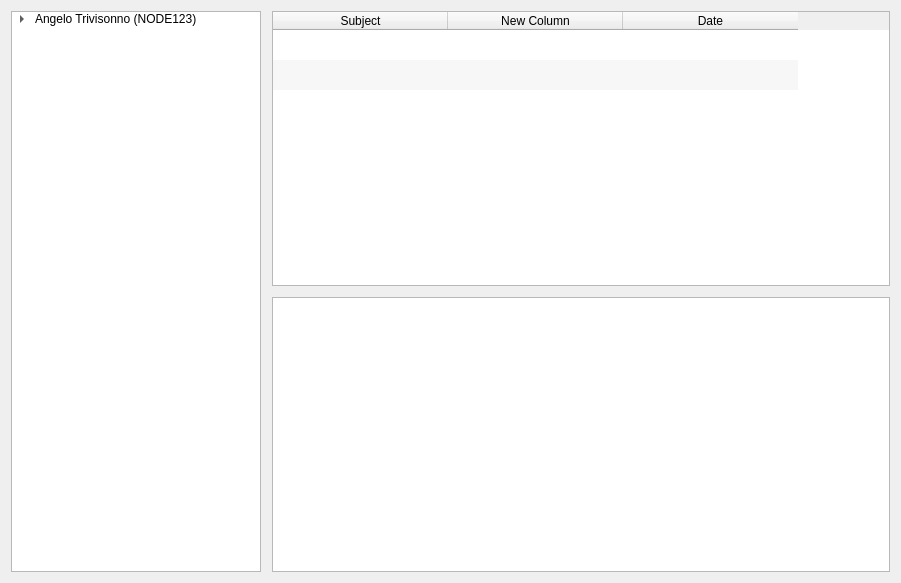
<?xml version="1.0" encoding="UTF-8"?>
<ui version="4.0">
 <class>Form</class>
 <widget class="QWidget" name="Form">
  <property name="geometry">
   <rect>
    <x>0</x>
    <y>0</y>
    <width>901</width>
    <height>583</height>
   </rect>
  </property>
  <property name="windowTitle">
   <string>Shake Ham</string>
  </property>
  <layout class="QHBoxLayout" name="horizontalLayout">
   <item>
    <widget class="QTreeWidget" name="treeWidget">
     <property name="sizePolicy">
      <sizepolicy hsizetype="MinimumExpanding" vsizetype="Expanding">
       <horstretch>0</horstretch>
       <verstretch>0</verstretch>
      </sizepolicy>
     </property>
     <property name="minimumSize">
      <size>
       <width>150</width>
       <height>0</height>
      </size>
     </property>
     <property name="maximumSize">
      <size>
       <width>250</width>
       <height>16777215</height>
      </size>
     </property>
     <property name="editTriggers">
      <set>QAbstractItemView::NoEditTriggers</set>
     </property>
     <property name="verticalScrollMode">
      <enum>QAbstractItemView::ScrollPerPixel</enum>
     </property>
     <property name="rootIsDecorated">
      <bool>true</bool>
     </property>
     <property name="uniformRowHeights">
      <bool>false</bool>
     </property>
     <property name="animated">
      <bool>true</bool>
     </property>
     <property name="allColumnsShowFocus">
      <bool>false</bool>
     </property>
     <property name="expandsOnDoubleClick">
      <bool>true</bool>
     </property>
     <attribute name="headerVisible">
      <bool>false</bool>
     </attribute>
     <column>
      <property name="text">
       <string>1</string>
      </property>
     </column>
     <item>
      <property name="text">
       <string>Angelo Trivisonno (NODE123)</string>
      </property>
      <item>
       <property name="text">
        <string>Inbox</string>
       </property>
      </item>
      <item>
       <property name="text">
        <string>Drafts</string>
       </property>
      </item>
      <item>
       <property name="text">
        <string>Sent</string>
       </property>
      </item>
      <item>
       <property name="text">
        <string>Trash</string>
       </property>
      </item>
     </item>
    </widget>
   </item>
   <item>
    <spacer name="horizontalSpacer">
     <property name="orientation">
      <enum>Qt::Horizontal</enum>
     </property>
     <property name="sizeType">
      <enum>QSizePolicy::Fixed</enum>
     </property>
     <property name="sizeHint" stdset="0">
      <size>
       <width>5</width>
       <height>20</height>
      </size>
     </property>
    </spacer>
   </item>
   <item>
    <layout class="QVBoxLayout" name="verticalLayout">
     <item>
      <widget class="QTableWidget" name="tableWidget">
       <property name="enabled">
        <bool>true</bool>
       </property>
       <property name="lineWidth">
        <number>1</number>
       </property>
       <property name="editTriggers">
        <set>QAbstractItemView::NoEditTriggers</set>
       </property>
       <property name="dragDropOverwriteMode">
        <bool>false</bool>
       </property>
       <property name="alternatingRowColors">
        <bool>true</bool>
       </property>
       <property name="selectionBehavior">
        <enum>QAbstractItemView::SelectRows</enum>
       </property>
       <property name="verticalScrollMode">
        <enum>QAbstractItemView::ScrollPerPixel</enum>
       </property>
       <property name="horizontalScrollMode">
        <enum>QAbstractItemView::ScrollPerPixel</enum>
       </property>
       <property name="showGrid">
        <bool>false</bool>
       </property>
       <property name="gridStyle">
        <enum>Qt::NoPen</enum>
       </property>
       <property name="sortingEnabled">
        <bool>true</bool>
       </property>
       <property name="wordWrap">
        <bool>false</bool>
       </property>
       <attribute name="horizontalHeaderCascadingSectionResizes">
        <bool>false</bool>
       </attribute>
       <attribute name="horizontalHeaderDefaultSectionSize">
        <number>175</number>
       </attribute>
       <attribute name="horizontalHeaderHighlightSections">
        <bool>false</bool>
       </attribute>
       <attribute name="horizontalHeaderShowSortIndicator" stdset="0">
        <bool>true</bool>
       </attribute>
       <attribute name="horizontalHeaderStretchLastSection">
        <bool>false</bool>
       </attribute>
       <attribute name="verticalHeaderVisible">
        <bool>false</bool>
       </attribute>
       <attribute name="verticalHeaderHighlightSections">
        <bool>false</bool>
       </attribute>
       <attribute name="verticalHeaderShowSortIndicator" stdset="0">
        <bool>false</bool>
       </attribute>
       <row>
        <property name="text">
         <string>1</string>
        </property>
       </row>
       <row>
        <property name="text">
         <string>2</string>
        </property>
       </row>
       <row>
        <property name="text">
         <string>3</string>
        </property>
       </row>
       <column>
        <property name="text">
         <string>Subject</string>
        </property>
       </column>
       <column>
        <property name="text">
         <string>New Column</string>
        </property>
       </column>
       <column>
        <property name="text">
         <string>Date</string>
        </property>
       </column>
      </widget>
     </item>
     <item>
      <spacer name="verticalSpacer_2">
       <property name="orientation">
        <enum>Qt::Vertical</enum>
       </property>
       <property name="sizeType">
        <enum>QSizePolicy::Fixed</enum>
       </property>
       <property name="sizeHint" stdset="0">
        <size>
         <width>20</width>
         <height>5</height>
        </size>
       </property>
      </spacer>
     </item>
     <item>
      <widget class="QPlainTextEdit" name="plainTextEdit">
       <property name="readOnly">
        <bool>true</bool>
       </property>
      </widget>
     </item>
    </layout>
   </item>
  </layout>
 </widget>
 <resources/>
 <connections/>
</ui>
